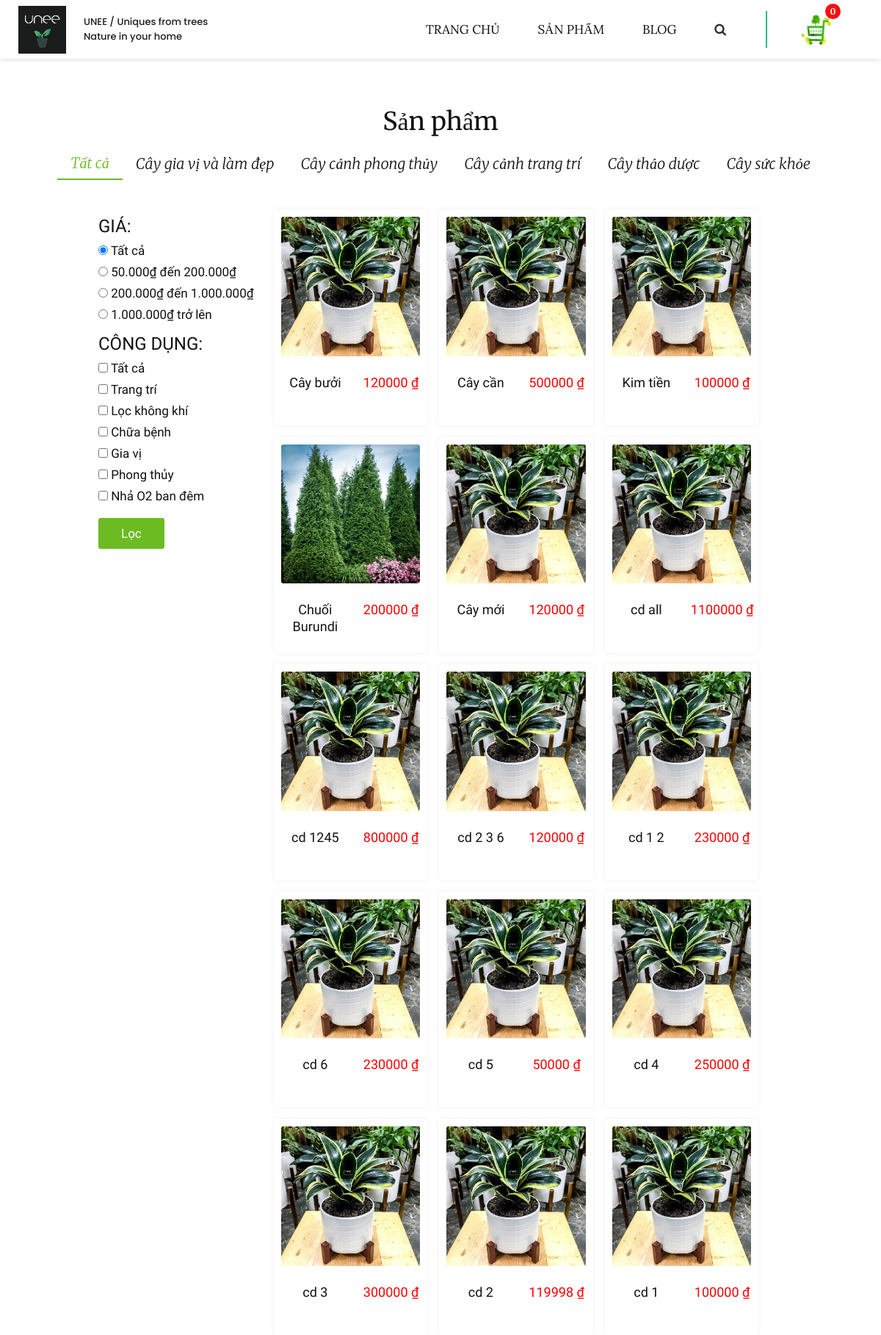
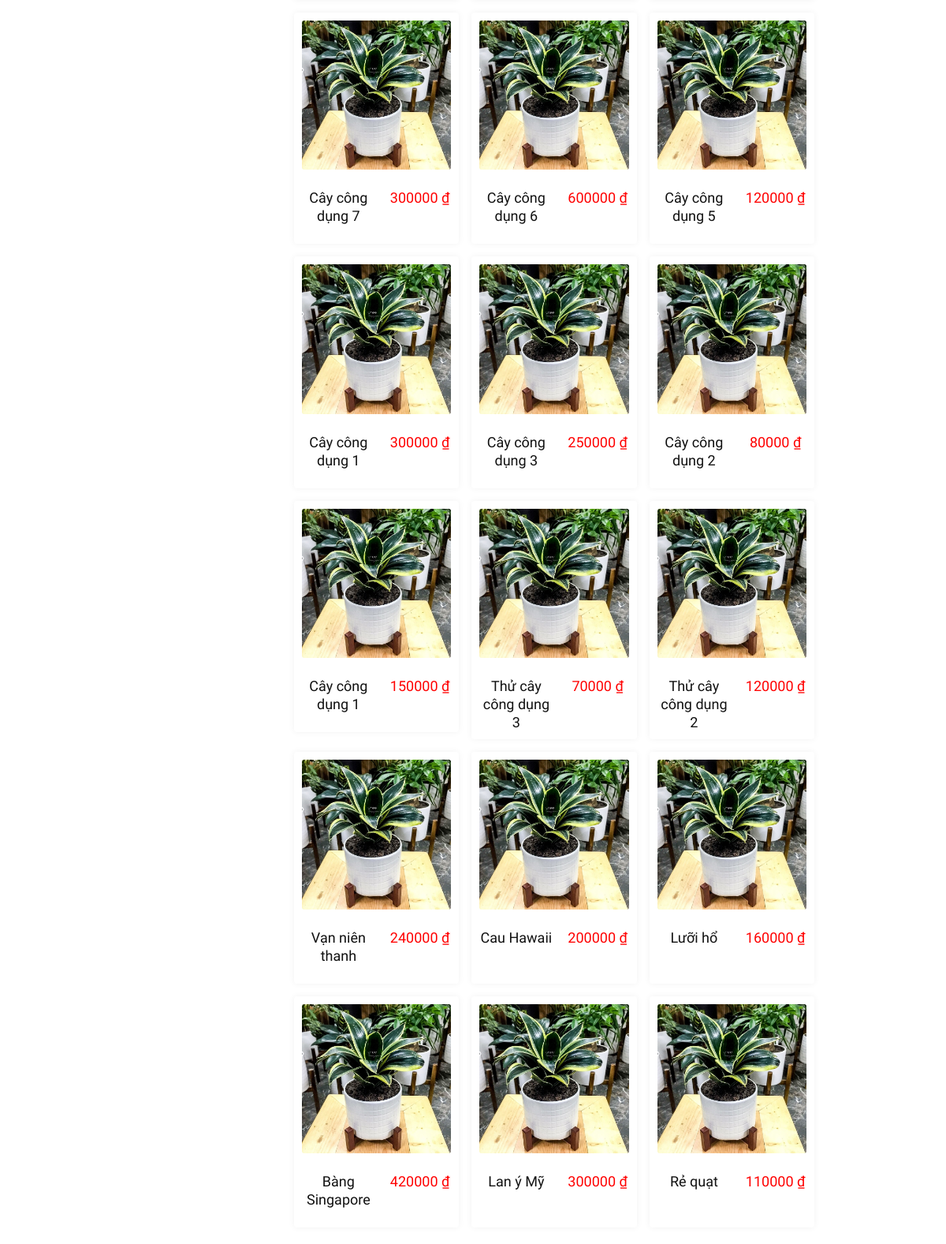
The page /san-pham/ (upper part) on the database its author committed (2 pictures, top to bottom).
### shop/models.py (models this page shows, shortened)
class Category(models.Model):
	name = models.CharField(max_length=50, db_index=True, verbose_name='Tên danh mục')
	slug = models.SlugField(max_length=50, db_index=True, unique=True, verbose_name="URL", blank=True)
	created_at = models.DateTimeField(auto_now_add=True, verbose_name="Tạo mới")
	updated_at = models.DateTimeField(auto_now=True, verbose_name="Cập nhật")
	stt = models.PositiveIntegerField(default=100)
	class Meta:
		ordering = ['stt']
		verbose_name = 'Danh mục'
		verbose_name_plural = 'Danh mục'
	def get_absolute_url(self):
		return reverse('shop:product_list_by_category', args=[self.slug])

class Product(models.Model):
	category = models.ForeignKey(Category, related_name='products', on_delete=models.PROTECT, verbose_name="Danh mục")
	name = models.CharField(max_length=100, db_index=True, verbose_name="Tên cây")
	stt = models.PositiveIntegerField(default=1000, verbose_name="STT")
	slug = models.SlugField(max_length=100, db_index=True, verbose_name="URL", blank=True)
	description = models.TextField(blank=True, verbose_name="Mô tả")
	price = models.DecimalField(max_digits=12, decimal_places=0, verbose_name="Giá")
	available = models.BooleanField(default=True)
	stock = models.PositiveIntegerField(blank=True, null=True)
	created_at = models.DateTimeField(auto_now_add=True, verbose_name="Tạo mới")
	updated_at = models.DateTimeField(auto_now=True, verbose_name="Cập nhật")
	image = models.ImageField(upload_to=upload_image_path, blank=True, verbose_name="Ảnh")
	cd_trang_tri = models.BooleanField(verbose_name='Công dụng: Trang trí', default=False)
	cd_loc_khong_khi = models.BooleanField(verbose_name='Công dụng: Lọc không khí', default=False)
	cd_chua_benh = models.BooleanField(verbose_name='Công dụng: Chữa bệnh', default=False)
	cd_gia_vi = models.BooleanField(verbose_name='Công dụng: Gia vị', default=False)
	cd_phong_thuy = models.BooleanField(verbose_name='Công dụng: Phong thủy', default=False)
	cd_nha_o2 = models.BooleanField(verbose_name='Công dụng: Nhả O2 ban đêm', default=False)
	top_phong_thuy = models.BooleanField(verbose_name='Top cây phong thủy', default=False)
	top_trang_tri = models.BooleanField(verbose_name='Top cây trang trí', default=False)
	top_suc_khoe = models.BooleanField(verbose_name='Top cây tốt cho sức khỏe', default=False)
	objects = ProductManager()
	class Meta:
		ordering = ['stt', '-created_at']
		verbose_name = 'Sản phẩm'
		verbose_name_plural = 'Sản phẩm'
		index_together = [['id', 'slug'],]
	def get_absolute_url(self):
		return reverse('shop:product_detail', args=[self.id, self.slug])

### shop/views.py (the view, shortened to what this page needs)
# urls.py: re_path(r'^san-pham/$', views.product_list, name='product_list'),
def product_list(request, category_slug=None, price_range=None, usage_0=None, usage_1=None, usage_2=None, usage_3=None, usage_4=None, usage_5=None, usage_6=None,):
	category = None
	categories = Category.objects.all()
	products = Product.objects.filter(available=True)
	if category_slug:
		category = get_object_or_404(Category, slug=category_slug)
		products = Product.objects.filter(category=category, available=True)
	if category_slug and request.GET:
		category = get_object_or_404(Category, slug=category_slug)
		products = Product.objects.filter(category=category, available=True).filter_by_price(request).filter_by_usage(request)
	paginator = Paginator(products, 30)
	current_page = request.GET.get('page')
	products = paginator.get_page(current_page)
	try:
		int_current_page = int(current_page)
	except TypeError:
		int_current_page = 1
	context = {
		'category': category,
		'categories': categories,
		'products': products,
		'paginator': paginator,
		'int_current_page': int_current_page,
		'category_slug': category_slug,
		'price_range': price_range,
		'usage_0': usage_0,
		'usage_1': usage_1,
		'usage_2': usage_2,
		'usage_3': usage_3,
		'usage_4': usage_4,
		'usage_5': usage_5,
		'usage_6': usage_6,
	}
	return render(request, 'shop/product/list.html', context)

### blog/context_processors.py (called while the page is built)
def nav_context(request):
	return {
		'blog_categories': blog_categories,
	}

### blog/models.py (called while the page is built)
	def get_absolute_url(self):
		return reverse('blog:blog_list_by_category', args=[self.slug])

### cart/cart.py (called while the page is built)
    def __len__(self):
        return sum(item['quantity'] for item in self.cart.values())

### cart/context_processors.py (called while the page is built)
def cart(request):
	return {'cart':Cart(request)}

### shop/context_processors.py (called while the page is built)
def footer_context(request):
	return {
		'top_phong_thuy': top_phong_thuy,
		'top_trang_tri': top_trang_tri,
		'top_suc_khoe': top_suc_khoe,
		'shop_categories': shop_categories,
	}

### shop/models.py (called while the page is built)
	def get_queryset(self):
		return MyProductQuerySet(self.model, using=self._db)

### shop/templates/shop/product/list.html (shortened to what this page needs)
{% extends 'base.html' %}
{% block content %}
{% load static %}
		<section id="list_feature_laptop_ipad" class="feature-area relative">
			<div class="overlay overlay-bg"></div>
			<div class="d-none d-xl-block">
				<div class="san_pham">
					<h2>Sản phẩm</h2>
				</div>
				<div class="d-flex justify-content-around align-items-center">
					<div style="overflow-x:auto;">
						<table class="table_of_category">
							<tr>
								<td {% if not category %} class="active"{% endif %}><a class="san_pham_category" href="{% url 'shop:product_list' %}">Tất cả</a></td>
				        		{% for c in categories %}
				          		<td {% if category.slug == c.slug %} class="active"{% endif %}>
				              		<a class="san_pham_category" href="{{ c.get_absolute_url }}">{{ c.name }}</a>
				          		</td>
				        		{% endfor %}
			        		</tr>
			        	</table>
			        </div>
				</div>
			</div>
			<div class="" style="margin: auto 12%;">
				<div class="row">
					<div class="col-3 d-flex flex-column">
						<div>
							{% if category_slug %}
							<form action="{% url 'shop:product_list_by_category' category_slug %}" class="maven_font dark_color_text my-2" style="font-size: 17px;">
								<fieldset class="form-group my-2">
									<h3 class="maven_font dark_color_text">GIÁ:</h3>
									<input {% if price_range is None or price_range == 'on' %} checked {% endif %} class="my-2 radio" type="radio" name="gia"> Tất cả <br>
									<input {% if price_range == '50-200' %} checked {% endif %} class="my-2 radio" type="radio" name="gia" value="50-200"> 50.000&#x20AB đến 200.000&#x20AB <br>
									<input {% if price_range == '200-1000' %} checked {% endif %} class="my-2 radio" type="radio" name="gia" value="200-1000"> 200.000&#x20AB đến 1.000.000&#x20AB <br>
									<input {% if price_range == '1000' %} checked {% endif %} class="my-2 radio" type="radio" name="gia" value="1000"> 1.000.000&#x20AB trở lên <br>
								</fieldset>
								<fieldset class="form-group my-2">
									<h3 class="maven_font dark_color_text">CÔNG DỤNG:</h3>
									<input {% if usage_0 == 'tat-ca' %} checked {% endif %} type="checkbox" name="usage_0" value="tat-ca" class="my-2"> Tất cả <br>
									<input {% if usage_1 == 'trang-tri' and usage_0 != 'tat-ca' %} checked {% endif %} type="checkbox" name="usage_1" value="trang-tri" class="my-2"> Trang trí <br>
									<input {% if usage_2 == 'loc-khong-khi' and usage_0 != 'tat-ca' %} checked {% endif %} type="checkbox" name="usage_2" value="loc-khong-khi" class="my-2"> Lọc không khí <br>
									<input {% if usage_3 == 'chua-benh' and usage_0 != 'tat-ca' %} checked {% endif %} type="checkbox" name="usage_3" value="chua-benh" class="my-2"> Chữa bệnh <br>
									<input {% if usage_4 == 'gia-vi' and usage_0 != 'tat-ca' %} checked {% endif %} type="checkbox" name="usage_4" value="gia-vi" class="my-2"> Gia vị <br>
									<input {% if usage_5 == 'phong-thuy' and usage_0 != 'tat-ca' %} checked {% endif %} type="checkbox" name="usage_5" value="phong-thuy" class="my-2"> Phong thủy <br>
									<input {% if usage_6 == 'nha-o2' and usage_0 != 'tat-ca' %} checked {% endif %} type="checkbox" name="usage_6" value="nha-o2" class="my-2"> Nhả O2 ban đêm <br>
								</fieldset>
								<button class="my-2 genric-btn primary radius">Lọc</button>
							</form>
							{% else %}
							<form action="{% url 'shop:product_list' %}" class="maven_font dark_color_text my-2" style="font-size: 17px;">
								<fieldset class="form-group my-2">
									<h3 class="maven_font dark_color_text">GIÁ:</h3>
									<input {% if price_range is None or price_range == 'on' %} checked {% endif %} class="my-2 radio" type="radio" name="gia"> Tất cả <br>
									<input {% if price_range == '50-200' %} checked {% endif %} class="my-2 radio" type="radio" name="gia" value="50-200"> 50.000&#x20AB đến 200.000&#x20AB <br>
									<input {% if price_range == '200-1000' %} checked {% endif %} class="my-2 radio" type="radio" name="gia" value="200-1000"> 200.000&#x20AB đến 1.000.000&#x20AB <br>
									<input {% if price_range == '1000' %} checked {% endif %} class="my-2 radio" type="radio" name="gia" value="1000"> 1.000.000&#x20AB trở lên <br>
								</fieldset>
								<fieldset class="form-group my-2">
									<h3 class="maven_font dark_color_text">CÔNG DỤNG:</h3>
									<input {% if usage_0 == 'tat-ca' %} checked {% endif %} type="checkbox" name="usage_0" value="tat-ca" class="my-2"> Tất cả <br>
									<input {% if usage_1 == 'trang-tri' and usage_0 != 'tat-ca' %} checked {% endif %} type="checkbox" name="usage_1" value="trang-tri" class="my-2"> Trang trí <br>
									<input {% if usage_2 == 'loc-khong-khi' and usage_0 != 'tat-ca' %} checked {% endif %} type="checkbox" name="usage_2" value="loc-khong-khi" class="my-2"> Lọc không khí <br>
									<input {% if usage_3 == 'chua-benh' and usage_0 != 'tat-ca' %} checked {% endif %} type="checkbox" name="usage_3" value="chua-benh" class="my-2"> Chữa bệnh <br>
									<input {% if usage_4 == 'gia-vi' and usage_0 != 'tat-ca' %} checked {% endif %} type="checkbox" name="usage_4" value="gia-vi" class="my-2"> Gia vị <br>
									<input {% if usage_5 == 'phong-thuy' and usage_0 != 'tat-ca' %} checked {% endif %} type="checkbox" name="usage_5" value="phong-thuy" class="my-2"> Phong thủy <br>
									<input {% if usage_6 == 'nha-o2' and usage_0 != 'tat-ca' %} checked {% endif %} type="checkbox" name="usage_6" value="nha-o2" class="my-2"> Nhả O2 ban đêm <br>
								</fieldset>
								<button class="my-2 genric-btn primary radius">Lọc</button>
							</form>
							{% endif %}
						</div>
					</div>
					<div class="col-9 row">
						{% for product in products %}
							<div class="col-6 col-xl-4 align-items-stretch p-0">
								<div class="box_shadow_baby d-flex flex-column m-2 p-2">
									<div class="relative mb-4" onmouseover="{% if product.description %} showDescription({{ forloop.counter0 }}) {% endif %}; showForm({{ forloop.counter0 }})" onmouseleave="hideDescription({{ forloop.counter0 }}); hideForm({{ forloop.counter0 }})">
										<div>
											<a href="{{ product.get_absolute_url }}">
												<img class="d-block relative w-100" src="{% if product.image %} {{ product.image.url }} {% else %} {% static 'img/default.jpg' %} {% endif %}" style="z-index: 600; border: 1px solid #fff; border-radius: 4px;" alt="{{ product.name }}">
											</a>
										</div>
									</div>
									<div class="row" style="min-height: 60px;">
										<div class="col-6 text-center maven_font pr-0">
											<a class="desc_a" style="color: #111; font-size: 18px;" onmouseover="changeTextColorOn({{ forloop.counter0 }})" onmouseleave="changeTextColorOff({{ forloop.counter0 }})" href="{{ product.get_absolute_url }}">{{ product.name }}</a>
										</div>
										<div class="col-6 text-center maven_font px-0">
											<p style="color: red; font-size: 18px;">{{ product.price }} &#x20AB</p>
										</div>
									</div>
								</div>
							</div>
						{% endfor %}
					</div>
				</div>
				{% if products.paginator.num_pages > 1 %}
				<div class="relative py-4">
				</div>
				{% endif %}
			</div>
		</section>
{% endblock %}

### static/css/main.css (style rules this page uses)
.transition, a { -webkit-transition: all .3s ease 0s; -moz-transition: all .3s ease 0s; -o-transition: all .3s ease 0s }
a, a:focus, a:hover { color: #777 }
.h1, .h2, .h3, .h4, .h5, .h6, body, h1, h2, h3, h4, h5, h6 { font-family: poppins; }
.relative, body { position: relative }
.btn.active.focus, .btn.active:focus, .btn.focus, .btn.focus:active, .btn:active:focus, .btn:focus, .genric-btn, a, a:focus, a:hover { text-decoration: none; outline: 0 }
body { font-size: 14px; font-weight: 300; line-height: 1.5em }
a { transition: all .3s ease 0s }
h1, h2, h3, h4, h5, h6 { color: #222; margin-bottom: 0; margin-top: 0; font-weight: 500; line-height: 1.5em }
.h2, h2 { font-size: 30px }
.h3, h3 { font-size: 24px }
td, th { border-radius: 0 }
.flex-column { -webkit-box-direction: normal; -webkit-box-orient: vertical; -webkit-flex-direction: column; -moz-flex-direction: column; -ms-flex-direction: column; flex-direction: column }
.absolute, .overlay { position: absolute }
.overlay { left: 0; right: 0; top: 0; bottom: 0 }
h2 { font-size: 30px }
h3 { font-size: 24px }
.genric-btn { display: inline-block; line-height: 40px; padding: 0 30px; font-size: 1em; text-align: center; font-weight: 500; cursor: pointer; -webkit-transition: all .3s ease 0s; -moz-transition: all .3s ease 0s; -o-transition: all .3s ease 0s; transition: all .3s ease 0s }
.genric-btn.radius { border-radius: 3px }
.genric-btn.primary { color: #fff; background: #6cbb23; border: 1px solid transparent }
body { background: #f6f6fc }
.feature-area .overlay-bg { background: #fff }
.maven_font { font-family: 'Maven Pro', sans-serif!important }
.dark_color_text { color: #111!important }
.box_shadow_baby { border: 1px solid #fff; border-radius: 4px; box-shadow: 0 0 8px 0 #f2f2f2 }
.col-3 { padding: 5px }
.active, .table_of_category td:hover { border-bottom: 2px solid #6cbb23 }
.desc_a { color: #111 }
.desc p, .san_pham h2, .san_pham_category { color: #111; font-family: Merriweather, serif }
.san_pham h2 { font-size: 34px; font-weight: 400; padding-top: 60px; padding-bottom: 20px; text-align: center; position: relative; z-index: 10 }
.san_pham_category { font-size: 20px; font-weight: 300; font-style: italic; position: relative; z-index: 100; display: block; height: 32px }
.table_of_category { padding: 0; margin-bottom: 32px; position: relative; z-index: 900 }
.table_of_category td { padding: 0 18px }
.active .san_pham_category { color: #6cbb23 }

### rows shown on the page
Category: name "Cây gia vị và làm đẹp"
Category: name "Cây cảnh phong thủy"
Category: name "Cây cảnh trang trí"
Category: name "Cây thảo dược"
Category: name "Cây sức khỏe"
Product: name "Cây bưởi", price "120000"
Product: name "Cây cần", price "500000"
Product: name "Kim tiền", price "100000"
Product: image (picture), name "Chuối Burundi", price "200000"
Product: name "Cây mới", price "120000"
Product: name "cd all", price "1100000"
Product: name "cd 1245", price "800000"
Product: name "cd 2 3 6", price "120000"
Product: name "cd 1 2", price "230000"
Product: name "cd 6", price "230000"
Product: name "cd 5", price "50000"
Product: name "cd 4", price "250000"
Product: name "cd 3", price "300000"
Product: name "cd 2", price "119998"
Product: name "cd 1", price "100000"
Product: name "Cây công dụng 7", price "300000"
Product: name "Cây công dụng 6", price "600000"
Product: name "Cây công dụng 5", price "120000"
Product: name "Cây công dụng 1", price "300000"
Product: name "Cây công dụng 3", price "250000"
Product: name "Cây công dụng 2", price "80000"
Product: name "Cây công dụng 1", price "150000"
Product: name "Thử cây công dụng 3", price "70000"
Product: name "Thử cây công dụng 2", price "120000"
Product: name "Vạn niên thanh", price "240000"
Product: name "Cau Hawaii", price "200000"
Product: name "Lưỡi hổ", price "160000"
Product: name "Bàng Singapore", price "420000"
Product: name "Lan ý Mỹ", price "300000"
Product: name "Rẻ quạt", price "110000"

### other values the page prints
{{ cart|length }} "0"
